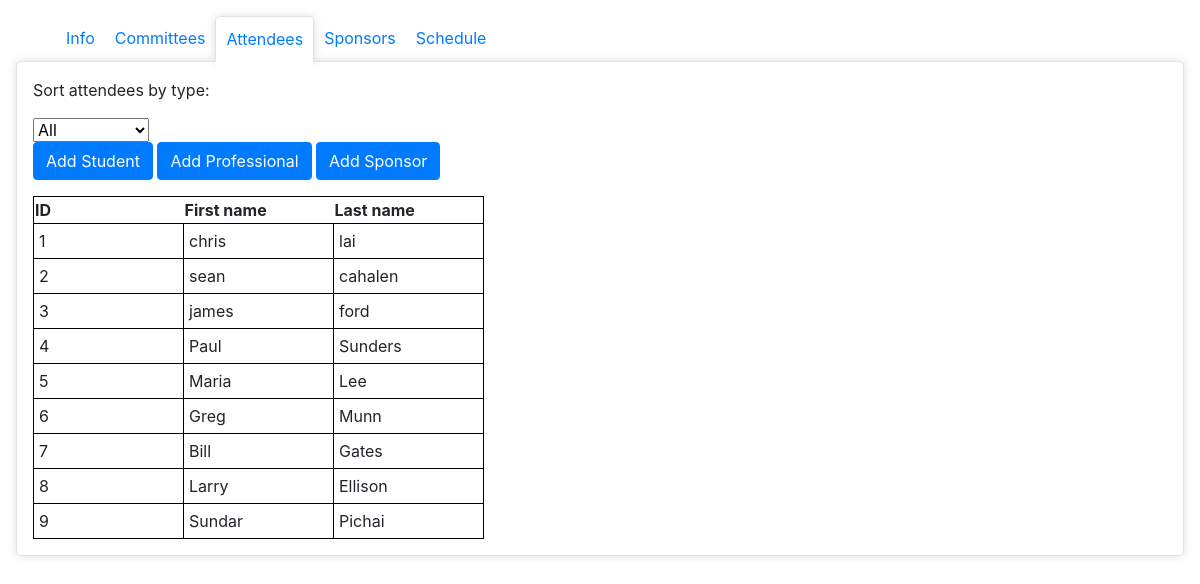
The app's page /attendee/attendee.php, older data.
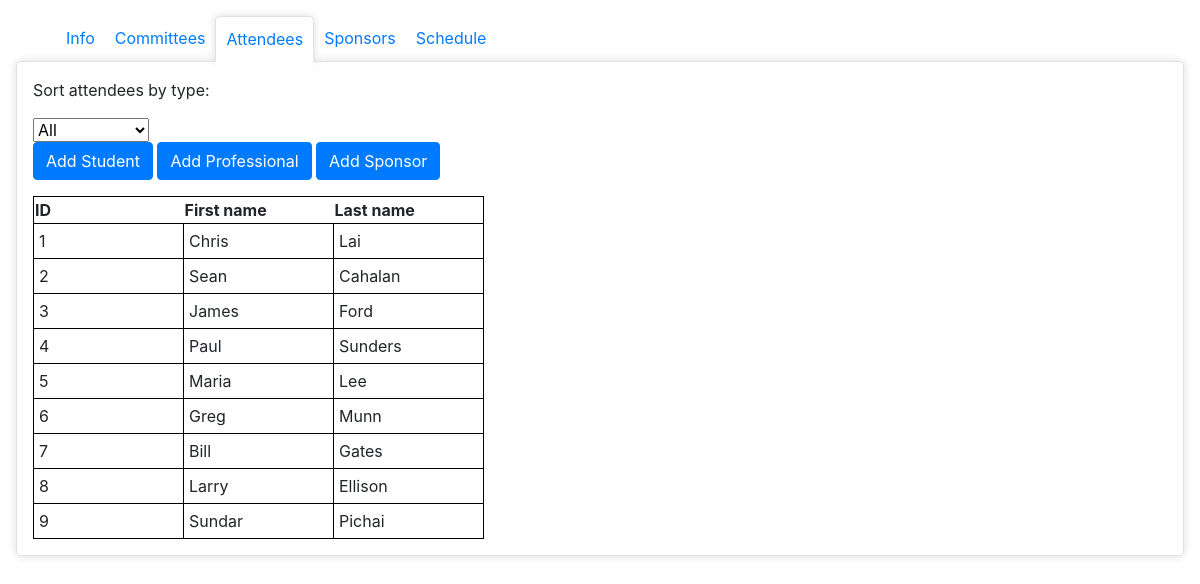
The same page, newer data.
### tables this page shows
CREATE TABLE `attendee` (
	`id` INT NOT NULL AUTO_INCREMENT,
	`fname` VARCHAR(30) NOT NULL,
	`lname` VARCHAR(30) NOT NULL,
	`price` INT,
	PRIMARY KEY (`id`)
);

### util/PrintTable.php (the view, shortened to what this page needs)
<?php
    function printTable($headers, $values){
        echo "<table style='border: solid 1px black;'>";
        foreach($headers as $header){
            echo "<th>$header</th>";
        }
        foreach ($values as $row) {
            echo "<tr>";
            foreach ($row as $stmt){
                echo '<td style="width:150px;border:1px solid black;">'.$stmt."</td>";
            }
            echo "</tr>";
        }
        echo "</table>";
    }
?>

### attendee/attendee.php (shortened to what this page needs)
<!DOCTYPE html>
<html>
    <head>
        <link rel="stylesheet" href="https://stackpath.bootstrapcdn.com/bootstrap/4.3.1/css/bootstrap.min.css">
        <link rel="stylesheet" href="/332demo/css/style.css" />
    </head>
    <body>
    <div id="tabs">
            <ul>
                <li><a href="/332demo/info/info.php">Info</a></li>
                <li><a href="/332demo/committee/committee.php">Committees</a></li>
                <li class="active"><a href="/332demo/attendee/attendee.php">Attendees</a></li>
                <li><a href="/332demo/sponsor/sponsor.php">Sponsors</a></li>
                <li><a href="/332demo/schedule/schedule.php">Schedule</a></li>
            </ul>
        </div>
<div class="content">
<?php
    $db_handle = new DBController();
    $sort = "all";
?>
<p>Sort attendees by type:</p>
<form method="post" action="/332demo/attendee/attendee.php">
    <select name="sort" onchange="this.form.submit()">
        <option <?php if($sort=='all'){?>selected="selected"<?php }?> value="all">All</option>
    </select>
</form>
<button id="student" type="button" class="btn btn-primary" onclick="addAttendee('student')">
    Add Student
</button>
<button id="professional" type="button" class="btn btn-primary" onclick="addAttendee('professional')">
    Add Professional
</button>
<button id="sponsor" type="button" class="btn btn-primary" onclick="addAttendee('sponsor')">
    Add Sponsor
</button>
<?php
    require_once('../util/PrintTable.php');
    if($sort == "all"){
        try {
            $sql = "SELECT id, fname, lname FROM attendee";
            $result = $db_handle->runQuery($sql);
            printTable(['ID', 'First name', 'Last name'], $result);
        }
        catch(PDOException $e) {
            echo "Error: " . $e->getMessage();
        }
    }
?>
</div>
</body>
</html>

### css/style.css (style rules this page uses)
html { height: 100%; width: 100%; }
body { padding: 16px; }
#tabs ul { display: flex; width: 100%; margin: 0; }
#tabs ul li { list-style-type: none; padding: 10px; }
#tabs ul li.active { background: white; border-top-left-radius: 5px; border-top-right-radius: 5px; border: 1px solid; border-color: #dee2e6 #dee2e6 #fff; margin-bottom: -1px; -webkit-box-shadow: 0 0 10px #ddd; box-shadow: 0 0 10px #ddd; position: relative; }
#tabs ul li.active:after { content: ""; position: absolute; top: 100%; height: 10px; left: 0; width: 100%; background: white; }
body >.content { background: white; padding: 16px; border: solid 1px #dee2e6; border-radius: 5px; -webkit-box-shadow: 0 0 10px #ddd; box-shadow: 0 0 10px #ddd; }
table { border: 1px solid black; margin-top: 16px; }
td { border: 1px solid black; padding: 5px; }

Row changes from the older to the newer data that the page shows:
changed attendee id 1: fname "chris" → "Chris"; lname "lai" → "Lai"
changed attendee id 2: fname "sean" → "Sean"
changed attendee id 3: fname "james" → "James"; lname "ford" → "Ford"
Text that changed along with them:
new list line: "Cahalan"
list line gone: "cahalen"
